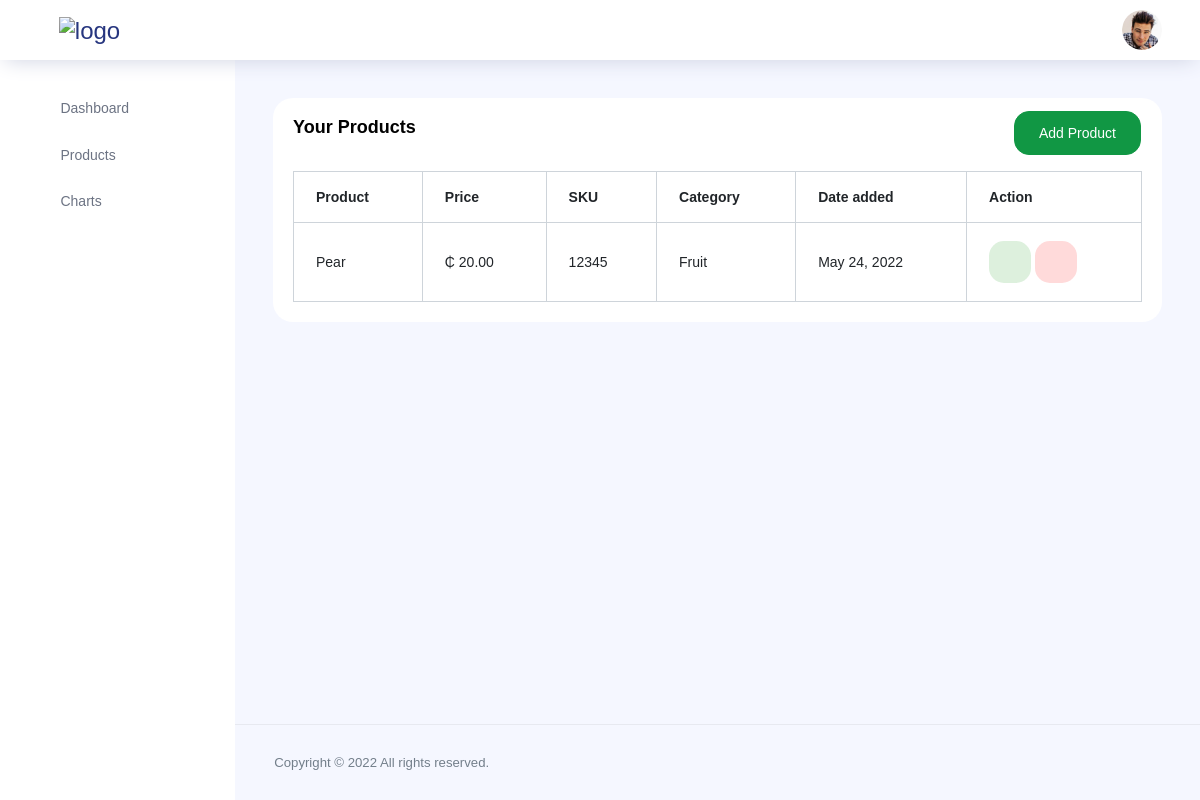
Before: /products/ (signed in) with the older database file.
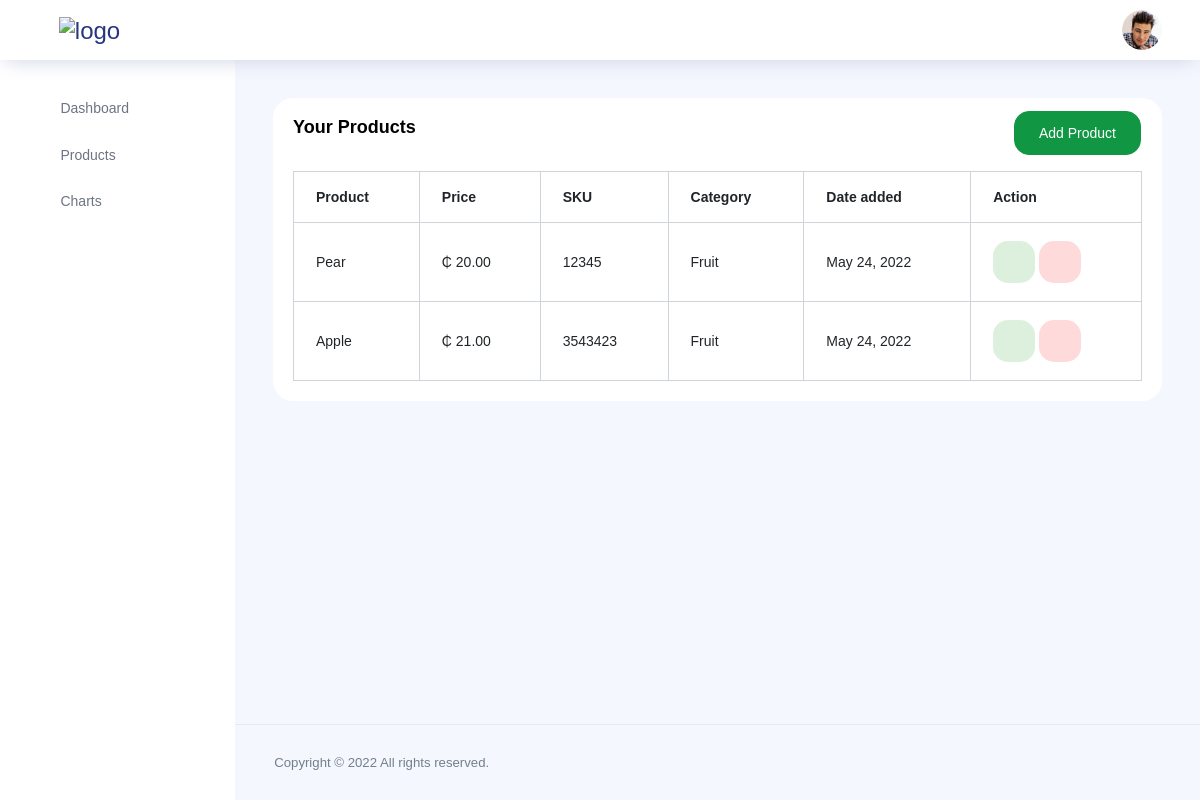
After: the same page with the newer database file.
### main/models.py (models this page shows, shortened)
class product(models.Model):
    title = models.CharField(null=True,blank=True,max_length=400)
    desc = models.CharField(null=True,blank=True,max_length=700)
    sku = models.CharField(null=True,blank=True,max_length=20)
    brand = models.CharField(null=True,blank=True,max_length=500)
    price = models.CharField(null=True,blank=True,max_length=20)
    image = models.ImageField(upload_to='product_images')
    cat = models.CharField(null=True,blank=True,max_length=20)
    seller = models.ForeignKey(AUTH_USER_MODEL,on_delete=models.CASCADE)
    score = models.IntegerField(null=True,blank=True,default=0)
    added_on = models.DateTimeField(auto_now_add=True)

### seller/views.py (the view)
# urls.py: path("products/", views.myproduct, name="myproduct"),
@login_required(login_url='signin')
def myproduct(request):
    context = {}
    mypro = product.objects.filter(seller = Customusers.objects.get(username=request.user.username))
    if len(mypro)>0:
        context["mypro"] = mypro
        context["notnone"] = "notnone"
    else:
        context["none"] = "none"
    if "del" in request.GET:
        delid = request.GET["del"]
        product.objects.filter(id=delid).delete()
        return redirect("../products/")
    return render(request,"myproducts.html",context)

### seller/templates/myproducts.html (shortened to what this page needs)
{% extends 'basetemp.html' %}
{% block content %}
<div class="main-panel">
  <div class="content-wrapper">
    <div class="row">
      <div class="col-lg-12 grid-margin stretch-card">
        <div class="card">
          <div class="card-body">
            <h4 class="card-title">Your products</h4>
            <div style="position:absolute; top:0; right:0; margin-top:13px; margin-right:13px;">
            <a href="{% url 'addproduct' %}"><button type="submit" class="btn btn-primary mr-2">Add Product</button></a>
            </div>
            {% if notnone %}
            <div class="table-responsive pt-3">
              <table class="table table-bordered">
                <thead>
                  <tr>
                    <th>
                      Product
                    </th>
                    <th>
                      Price
                    </th>
                    <th>
                      SKU
                    </th>
                    <th>
                      Category
                    </th>
                    <th>
                      Date added
                    </th>
                    <th>
                      Action
                    </th>
                  </tr>
                </thead>
                <tbody>
                  {% for p in mypro %}
                  <tr>
                    <td>
                      {{p.title}}
                    </td>
                    <td>
                      &#8373; {{p.price}}.00
                    </td>
                    <td>
                      {{p.sku}}
                    </td>
                    <td>
                      {{p.cat}}
                    </td>
                    <td>
                      {{p.added_on | date}}
                    </td>
                    <td>
                      <a href="{% url 'edit' p.id %}"><button type="button" class="btn btn-inverse-success btn-icon">
                        <i class="ti-pencil"></i>
                      </button></a>
                      <a href="{% url 'myproduct' %}?del={{p.id}}"> <button class="btn btn-inverse-danger btn-icon">
                        <i class="ti-trash"></i>
                      </button></a>
                    </td>
                  </tr>
                  {% endfor %}
                </tbody>
              </table>
            </div>
            {% endif %}
          </div>
        </div>
      </div>
    </div>
  </div>
{% endblock %}

Changed rows visible on the page:
added product: title "Apple", price "21", sku "3543423", cat "Fruit", added_on "May 24, 2022"
